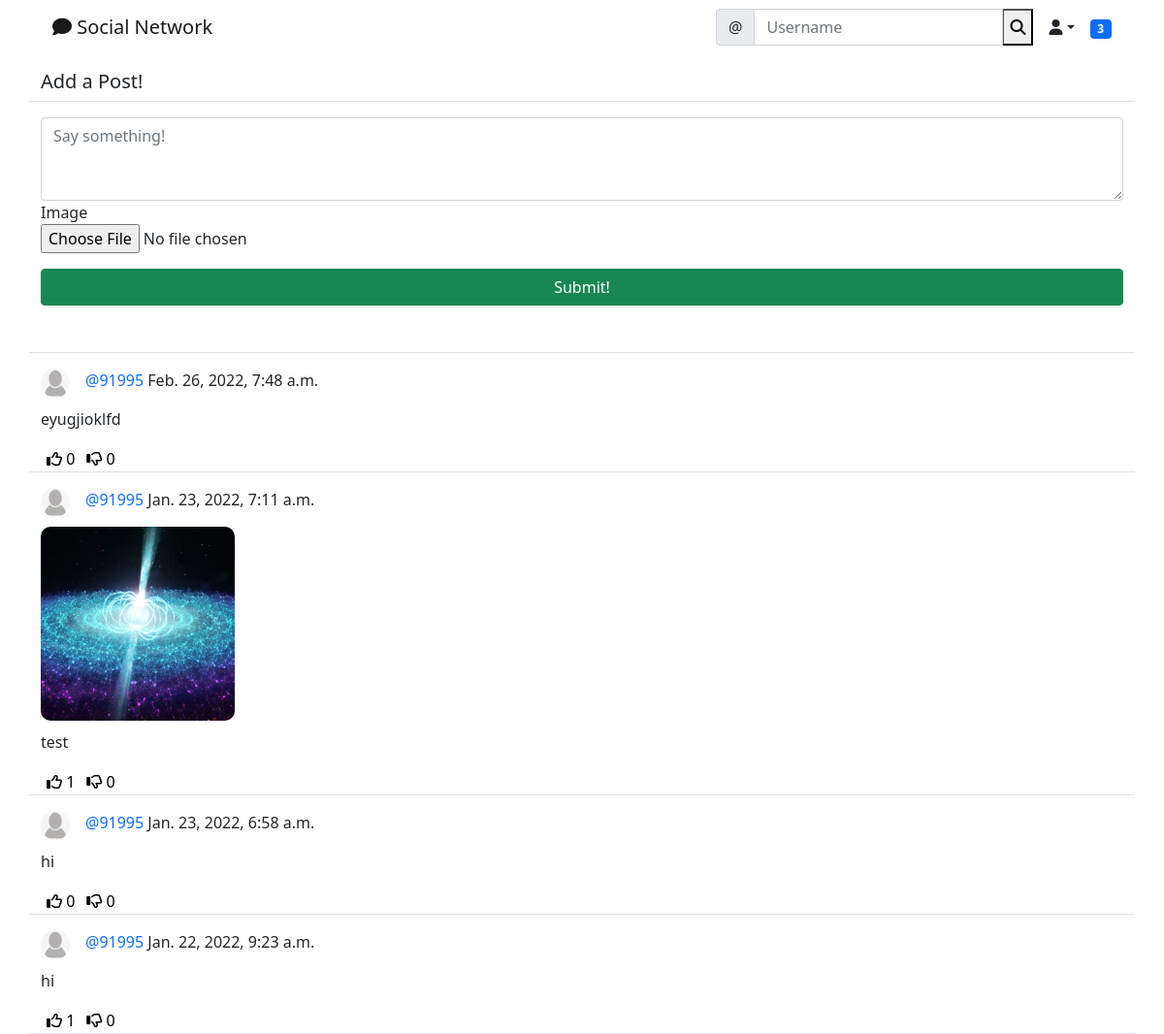
The app's page /social/ (signed in) with its own data.
### social/models.py (models this page shows)
class Post(models.Model):
    body = models.TextField()
    image = models.ImageField(
        upload_to="uploads/post_photos", null=True, blank=True)
    created_on = models.DateTimeField(default=timezone.now)
    author = models.ForeignKey(User, on_delete=models.CASCADE)
    likes = models.ManyToManyField(User, blank=True, related_name='likes')
    dislikes = models.ManyToManyField(
        User, blank=True, related_name='dislikes')

class UserProfile(models.Model):
    user = models.OneToOneField(User, primary_key=True, verbose_name='user',
                                related_name='profile', on_delete=models.CASCADE)
    name = models.CharField(max_length=30, blank=True, null=True)
    bio = models.TextField(max_length=500, blank=True, null=True)
    birth_date = models.DateField(blank=True, null=True)
    location = models.CharField(max_length=100, blank=True, null=True)
    picture = models.ImageField(upload_to='uploads/profile_pictures',
                                default='uploads/profile_pictures/default.png', blank=True)
    followers = models.ManyToManyField(
        User, blank=True, related_name='followers')

### social/views.py (the view, shortened to what this page needs)
# urls.py: path('', PostListView.as_view(), name='post_list'),
class PostListView(LoginRequiredMixin, View):
    def get(self, request, *args, **kwargs):
        logged_in_user = request.user
        posts = Post.objects.filter(
            author__profile__followers__in=[logged_in_user.id]
        ).order_by('-created_on')
        form = PostForm()
        profile = UserProfile.objects.all().order_by('-followers')
        context = {'post_list': posts,
                   'form': form,
                   'profiles': profile
                   }
        return render(request, 'social/post_list.html', context)

### social/forms.py
class PostForm(forms.ModelForm):
    body = forms.CharField(
        label='',
        widget=forms.Textarea(attrs={
            'rows': 3,
            'placeholder': 'Say something!'
        })
    )
    image = forms.ImageField(required=False)
    class Meta:
        model = Post
        fields = ['body', 'image']

### landing/templatetags/custom_tags.py (called while the page is built)
@register.inclusion_tag('social/show_notifications.html', takes_context=True)
def show_notifications(context):
    request_user = context['request'].user
    notifications = Notification.objects.filter(
        to_user=request_user).exclude(user_has_seen=True).order_by('-date')
    return {'notifications': notifications}

### social/templates/social/post_list.html (shortened to what this page needs)
{% extends "landing/base.html" %}
{% load crispy_forms_tags %}
{% block content %}
<div class="container">
  <div class="row justify-content-center mt-3">
    <div class="col md-5 col-sm-12 border-bottom">
      <h5>Add a Post!</h5>
    </div>
  </div>
</div>
<div class="container">
  <div class="row justify-content-center mt-3">
    <div class="col md-5 col-sm-12 border-bottom">
      <form method="POST" enctype="multipart/form-data">
        {{ form|crispy }}
        <div class="d-grid gap-2">
          <button  class="btn btn-success mt-3 mb-5">Submit!</button>
        </div>
      </form>
    </div>
  </div>
</div>
{% if post_list %}
{% for post in  post_list%}
  <div class="container">
    <div class="row justify-content-center mt-3">
      <div class="col md-5 col-sm-12 border-bottom">
        <div class="">
            <a href="{% url 'profile' post.author.profile.pk%}">
            <img src="{{post.author.profile.picture.url}}" alt="" class="rounded-circle" style="float: left; margin-right: 1rem" height="30" width="30">
            <p style="padding-top: 0.5 rem;">
              <a href="{% url 'profile' post.author.profile.pk%}" style="text-decoration: none" class="text-primary"> @{{post.author}} </a> {{post.created_on}}
            </p>
            </a>
        </div>
        <div class="position-relative">
          {% if post.image %}
          <img src="{{post.image.url}}" class="post-image" />
          {% endif %}
          <p>{{post.body}}</p>
        </div>
        <div class="d-flex flex-row">
          <form class="" action="{% url 'like' post.pk%}" method="post">
            <button type="submit" style="background-color: transparent; border: none; box-shadow: none;"> <i class="far fa-thumbs-up"></i>  <span>{{post.likes.all.count}}</span> </button>
          </form>
          <form class="" action="{% url 'dislike' post.pk%}" method="post">
            <button type="submit" style="background-color: transparent; border: none; box-shadow: none;"> <i class="far fa-thumbs-down"></i>  <span>{{post.dislikes.all.count}}</span> </button>
          </form>
        </div>
      </div>
    </div>
  </div>
{% endfor %}
{% endif %}
{% endblock %}

### landing/templates/landing/base.html (style rules this page uses)
.post-image { max-width: 100%; max-height: 200px; border-radius: 10px; margin-bottom: 10px; }
:root { --send-bg: #0B93F6; --send-color: white; --receive-bg: #E5E5EA; --receive-text: black; --page-background: white; }

### records on screen
Post: author.profile.picture (placeholder picture), author "91995", created_on "Feb. 26, 2022, 7:48 a.m.", body "eyugjioklfd", likes.all.count "0", dislikes.all.count "0"
Post: author.profile.picture (placeholder picture), author "91995", created_on "Jan. 23, 2022, 7:11 a.m.", image (picture), body "test", likes.all.count "1", dislikes.all.count "0"
Post: author.profile.picture (placeholder picture), author "91995", created_on "Jan. 23, 2022, 6:58 a.m.", body "hi", likes.all.count "0", dislikes.all.count "0"
Post: author.profile.picture (placeholder picture), author "91995", created_on "Jan. 22, 2022, 9:23 a.m.", body "hi", likes.all.count "1", dislikes.all.count "0"

### other values on screen
{{ notifications.count }} "3"
